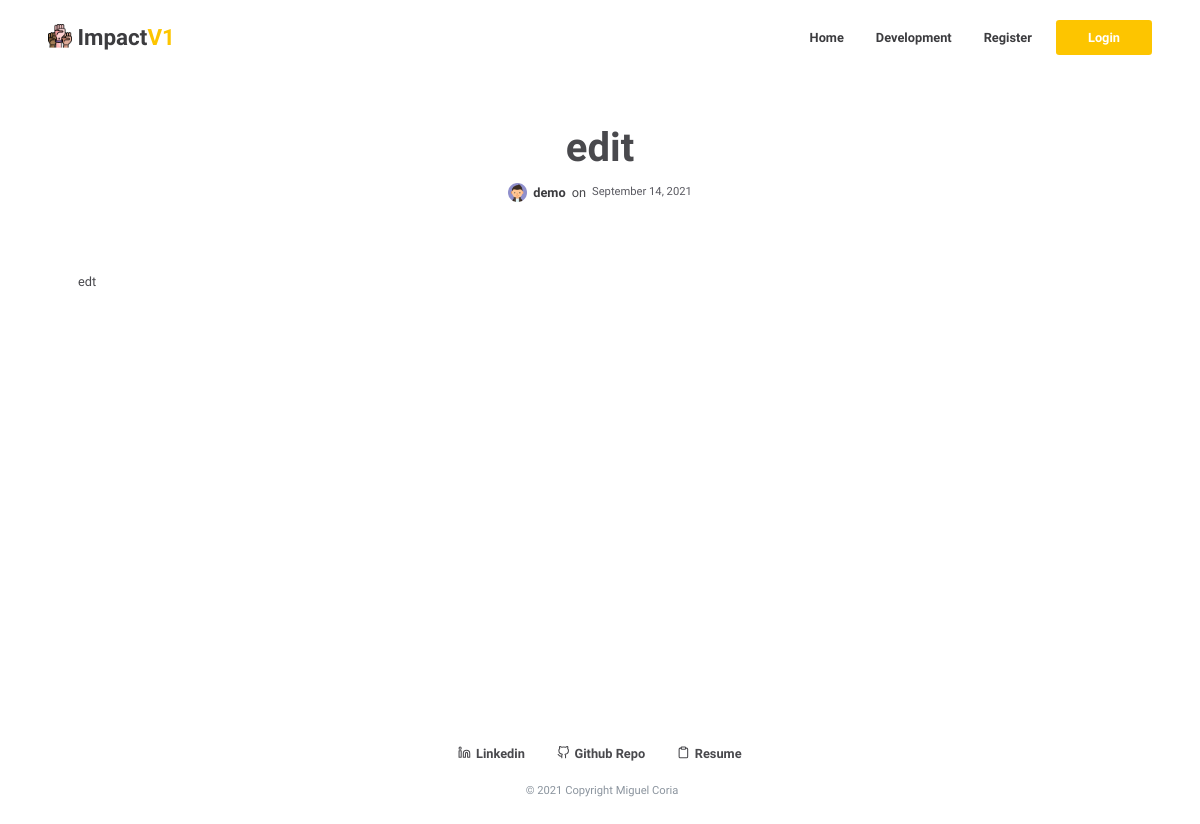
/1, run on an earlier commit of the app's database.
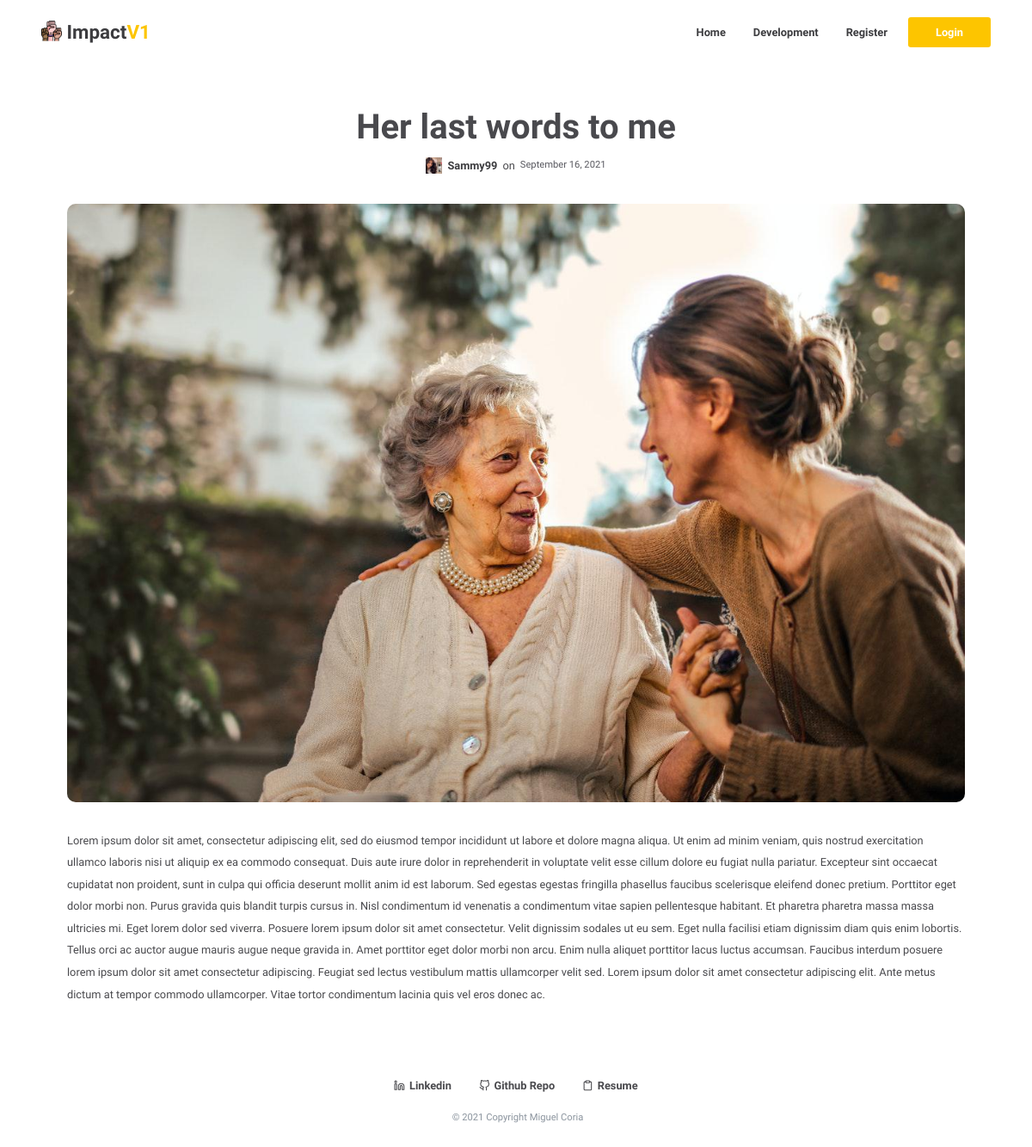
And on a later commit of the database.
### impact/models.py (models this page shows, shortened)
class Post(db.Model):
    users = db.relationship(User)
    id = db.Column(db.Integer, primary_key=True)
    post_image = db.Column(db.String(64), nullable=False, default='default_thumb.png')
    user_id = db.Column(db.Integer, db.ForeignKey('users.id'), nullable=False)
    date = db.Column(db.DateTime, nullable=False, default=datetime.utcnow)
    title = db.Column(db.String(140), nullable=False)
    text = db.Column(db.Text, nullable=False)

class User(db.Model,UserMixin):
    __tablename__ = 'users'
    id = db.Column(db.Integer, primary_key=True)
    profile_image = db.Column(db.String(64), nullable=False, default='default_profile.png')
    email = db.Column(db.String(64), unique=True, index=True)
    username = db.Column(db.String(64), unique=True, index=True)
    password_hash = db.Column(db.String(128))
    posts = db.relationship("Post", backref="author", lazy=True)

### impact/users/views.py (the view)
@users.route("/<username>")
def user_posts(username):
    page = request.args.get('page', 1, type=int)
    user = User.query.filter_by(username=username).first_or_404()
    posts = Post.query.filter_by(author=user).order_by(Post.date.desc()).paginate(page=page, per_page=5)
    return render_template('user_posts.html', posts=posts, user=user)

### impact/posts/views.py (called while the page is built)
@blog_posts.route('/<int:blog_post_id>')
def blog_post(blog_post_id):
    blog_post = Post.query.get_or_404(blog_post_id)
    return render_template("blog_post.html", title=blog_post.title, date=blog_post.date, post=blog_post)

### impact/templates/blog_post.html (shortened to what this page needs)
{% extends "base.html" %} {% block content %}
<div class="container post-page-wrapper">
  <h1 class="post-title" data-aos="fade-in" data-aos-duration="500">
    {{ post.title }}
  </h1>
  <div class="post-details-div" data-aos="fade-in" data-aos-duration="700">
    <img
      src="{{url_for('static', filename='profile_pics/'+ post.author.profile_image)}}"
      alt=""
      class="author-profile-image"
    />
    <a href="{{ url_for('users.user_posts', username=post.author.username) }}">
      <span class="post-details-highlight">{{post.author.username}}</span>
    </a>
    <span class="post-details">on</span>
    <span class="post-details-highlight latest-post-date">
      {{ post.date.strftime('%B %d, %Y') }}</span
    >
  </div>
  <div class="post-image-div" data-aos="fade-in" data-aos-duration="500">
    <img
      src="{{url_for('static',filename='post_pics/'+post.post_image)}}"
      alt=""
      class="post-image"
    />
  </div>
  <p class="post-text">{{post.text}}</p>
</div>
{% endblock content %}

What changed in the data, as far as the page shows it:
changed Post: title "edit" → "Her last words to me"; date "September 14, 2021" → "September 16, 2021"; post_image: picture added; text "edt" → "Lorem ipsum dolor sit amet, consectetur adipiscing elit, sed do eiusmod tempor incididunt ut labore et dolore magna aliqua. Ut enim ad minim veniam, quis nostrud exercitation ullamco laboris nisi ut aliquip ex ea commodo consequat. Duis aute irure dolor in reprehenderit in voluptate velit esse cillum dolore eu fugiat nulla pariatur. Excepteur sint occaecat cupidatat non proident, sunt in culpa qui officia deserunt mollit anim id est laborum. Sed egestas egestas fringilla phasellus faucibus scelerisque eleifend donec pretium. Porttitor eget dolor morbi non. Purus gravida quis blandit turpis cursus in. Nisl condimentum id venenatis a condimentum vitae sapien pellentesque habitant. Et pharetra…"
changed User: profile_image: picture added in place of a placeholder; author.username "demo" → "Sammy99"
